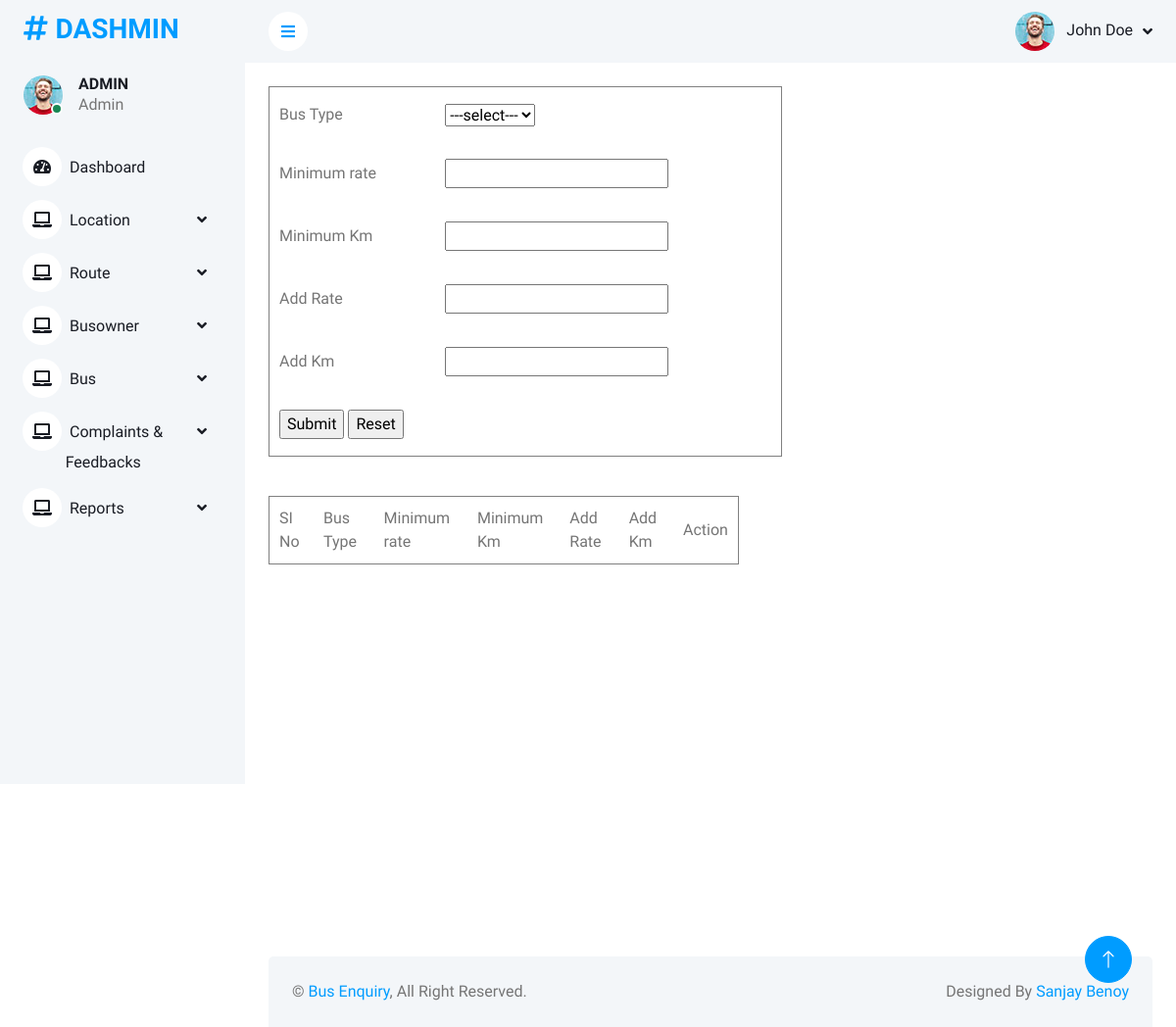
Page /PROJECT/ADMIN/Busrate.php (signed in) on the earlier database version.
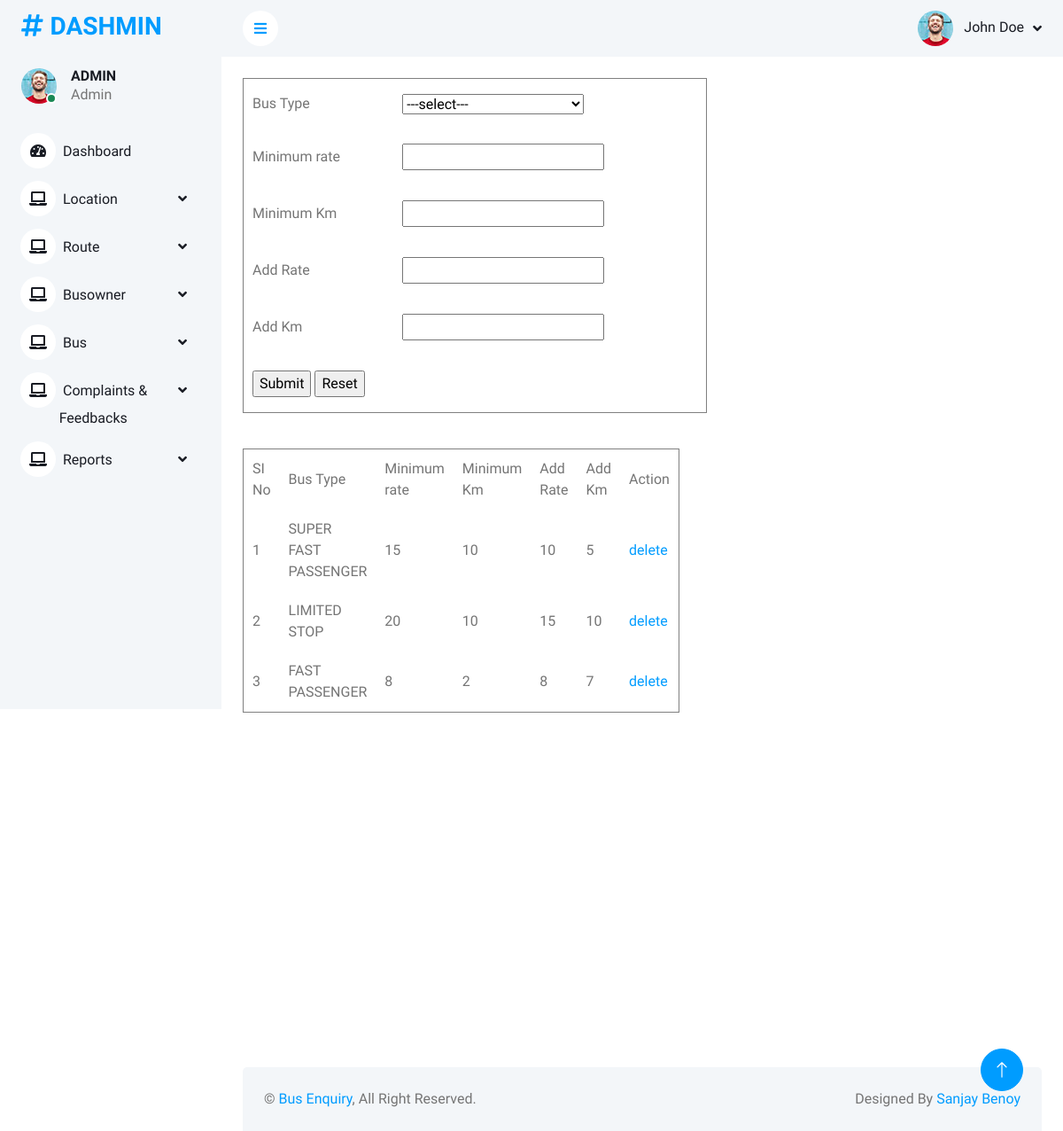
Same page on the later database version.
### tables this page shows
CREATE TABLE `tbl_busrate` (
  `busrate_id` int(11) NOT NULL,
  `bustype_id` int(11) NOT NULL,
  `busrate_minrate` int(11) NOT NULL,
  `busrate_minkm` int(11) NOT NULL,
  `busrate_addrate` int(11) NOT NULL,
  `busrate_addkm` int(11) NOT NULL
);

CREATE TABLE `tbl_bustype` (
  `bustype_id` int(11) NOT NULL,
  `bustype_name` varchar(50) NOT NULL
);

### PROJECT/ADMIN/Busrate.php (the view, shortened to what this page needs)
<!DOCTYPE html PUBLIC "-//W3C//DTD XHTML 1.0 Transitional//EN" "http://www.w3.org/TR/xhtml1/DTD/xhtml1-transitional.dtd">
<html xmlns="http://www.w3.org/1999/xhtml">
<head>
</head>
<?php
include("head.php");
include("../Assets/Connection/Connection.php");
		?>
<body>
<form id="form1" name="form1" method="post" action="">
  <table width="524" height="378" border="1" cellpadding="10">
    <tr>
      <td>Bus Type</td>
       <td><select name="sel_type" id="sel_type">
     <option value="">---select---</option>
      </select></td>
    </tr>
    <tr>
      <td>Minimum rate</td>
      <td><input type="text" name="txt_minrate" id="txt_minrate" /></td>
    </tr>
    <tr>
      <td>Minimum Km</td>
      <td><input type="text" name="txt_minkm" id="txt_minkm" /></td>
    </tr>
    <tr>
      <td>Add Rate</td>
      <td><input type="text" name="txt_addrate" id="txt_addrate" /></td>
    </tr>
    <tr>
      <td>Add Km</td>
      <td><input type="text" name="txt_addkm" id="txt_addkm" /></td>
    </tr>
    <tr>
      <td colspan="2"><input type="submit" name="btn_submit" id="btn_submit" value="Submit" /> <input type="reset" name="btn_reset"
       id="button" value="Reset" /></td>
    </tr>
  </table>
  <p>&nbsp;</p>
  <table width="480" border="1" cellpadding="10">
    <tr>
      <td>SI No</td>
      <td>Bus Type</td>
      <td>Minimum rate</td>
      <td>Minimum Km</td>
      <td>Add Rate</td>
      <td>Add Km</td>
      <td>Action</td>
    </tr>
     <?php
  $selqry="select * from tbl_busrate b inner join tbl_bustype c on b.bustype_id=c.bustype_id";
  $row=$con->query($selqry);
  $i=0;
  while($result=$row->fetch_assoc())
  {
	  $i++;
	  ?>
  <tr>
   <td><?php echo $i;?></td>
   <td><?php echo $result["bustype_name"];?></td>
   <td><?php echo $result["busrate_minrate"];?></td>
   <td><?php echo $result["busrate_minkm"];?></td>
   <td><?php echo $result["busrate_addrate"];?></td>
   <td><?php echo $result["busrate_addkm"];?></td>
   <td><a href="Busrate.php?did=<?php echo $result["busrate_id"]?>">delete</a></td>
  </tr>
  <?php
 }
  ?>
  </table>
  <p>&nbsp;</p>
</form>
</body>
<?php
include("Foot.php");
?>
</html>

### PROJECT/Assets/Connection/connection.php (shortened to what this page needs)
<!DOCTYPE html PUBLIC "-//W3C//DTD XHTML 1.0 Transitional//EN" "http://www.w3.org/TR/xhtml1/DTD/xhtml1-transitional.dtd">
<html xmlns="http://www.w3.org/1999/xhtml">
<head>
</head>
<body>
</body>
</html>

### PROJECT/ADMIN/Head.php (shortened to what this page needs)
<?php
include("../Assets/Connection/Connection.php");
?>
<!DOCTYPE html PUBLIC "-//W3C//DTD XHTML 1.0 Transitional//EN" "http://www.w3.org/TR/xhtml1/DTD/xhtml1-transitional.dtd">
<html xmlns="http://www.w3.org/1999/xhtml">
<head>
    <link href="https://cdnjs.cloudflare.com/ajax/libs/font-awesome/5.10.0/css/all.min.css" rel="stylesheet">
    <link href="https://cdn.jsdelivr.net/npm/bootstrap-icons@1.4.1/font/bootstrap-icons.css" rel="stylesheet">
    <link href="lib/owlcarousel/assets/owl.carousel.min.css" rel="stylesheet">
    <link href="lib/tempusdominus/css/tempusdominus-bootstrap-4.min.css" rel="stylesheet" />
    <link href="css/bootstrap.min.css" rel="stylesheet">
    <link href="css/style.css" rel="stylesheet">
</head>
<body>
 <div class="container-xxl position-relative bg-white d-flex p-0">
        <div class="sidebar pe-4 pb-3">
            <nav class="navbar bg-light navbar-light">
                <a href="index.html" class="navbar-brand mx-4 mb-3">
                    <h3 class="text-primary"><i class="fa fa-hashtag me-2"></i>DASHMIN</h3>
                </a>
                <div class="d-flex align-items-center ms-4 mb-4">
                    <div class="position-relative">
                        <img class="rounded-circle" src="img/user.jpg" alt="" style="width: 40px; height: 40px;">
                        <div class="bg-success rounded-circle border border-2 border-white position-absolute end-0 bottom-0 p-1"></div>
                    </div>
                    <div class="ms-3">
                        <h6 class="mb-0">ADMIN</h6>
                        <span>Admin</span>
                    </div>
                </div>
                <div class="navbar-nav w-100">
                    <a href="AdHomePage.php" class="nav-item nav-link"><i class="fa fa-tachometer-alt me-2"></i>Dashboard</a>
                    <div class="nav-item dropdown">
                        <a href="#" class="nav-link dropdown-toggle" data-bs-toggle="dropdown"><i class="fa fa-laptop me-2"></i>Location</a>
                    </div>
                    <div class="nav-item dropdown">
                        <a href="#" class="nav-link dropdown-toggle" data-bs-toggle="dropdown"><i class="fa fa-laptop me-2"></i>Route</a>
                    </div>
                     <div class="nav-item dropdown">
                        <a href="#" class="nav-link dropdown-toggle" data-bs-toggle="dropdown"><i class="fa fa-laptop me-2"></i>Busowner</a>
                    </div>
                    <div class="nav-item dropdown">
                        <a href="#" class="nav-link dropdown-toggle" data-bs-toggle="dropdown"><i class="fa fa-laptop me-2"></i>Bus</a>
                    </div>
                    <div class="nav-item dropdown">
                        <a href="#" class="nav-link dropdown-toggle" data-bs-toggle="dropdown"><i class="fa fa-laptop me-2"></i>Complaints & <br />&nbsp&nbsp&nbsp&nbsp&nbsp&nbsp&nbsp&nbsp&nbsp&nbsp&nbspFeedbacks</a>
                    </div>
                    <div class="nav-item dropdown">
                        <a href="#" class="nav-link dropdown-toggle" data-bs-toggle="dropdown"><i class="fa fa-laptop me-2"></i>Reports</a>
                    </div>
                </div>
            </nav>
        </div>
        <div class="content">
            <nav class="navbar navbar-expand bg-light navbar-light sticky-top px-4 py-0">
                <a href="#" class="sidebar-toggler flex-shrink-0">
                    <i class="fa fa-bars"></i>
                </a>
                <div class="navbar-nav align-items-center ms-auto">
                    <div class="nav-item dropdown">
                        <a href="#" class="nav-link dropdown-toggle" data-bs-toggle="dropdown">
                            <img class="rounded-circle me-lg-2" src="img/user.jpg" alt="" style="width: 40px; height: 40px;">
                            <span class="d-none d-lg-inline-flex">John Doe</span>
                        </a>
                    </div>
                </div>
            </nav>
            <div class="container-fluid pt-4 px-4" style="z-index:1">
</body>
</html>

### PROJECT/ADMIN/foot.php (shortened to what this page needs)
<!DOCTYPE html PUBLIC "-//W3C//DTD XHTML 1.0 Transitional//EN" "http://www.w3.org/TR/xhtml1/DTD/xhtml1-transitional.dtd">
<html xmlns="http://www.w3.org/1999/xhtml">
<head>
</head>
<body>
            <br /><br /><br /><br /><br /><br /><br /><br /><br /><br /><br /><br /><br /><br />
            <div class="container-fluid pt-4 px-4">
                <div class="bg-light rounded-top p-4">
                    <div class="row">
                        <div class="col-12 col-sm-6 text-center text-sm-start">
                            &copy; <a href="#">Bus Enquiry</a>, All Right Reserved.
                        </div>
                        <div class="col-12 col-sm-6 text-center text-sm-end">
                            Designed By <a href="https://htmlcodex.com">Sanjay Benoy</a>
                        </div>
                    </div>
                </div>
            </div>
        <a href="#" class="btn btn-lg btn-primary btn-lg-square back-to-top"><i class="bi bi-arrow-up"></i></a>
</body>
</html>

### PROJECT/ADMIN/css/style.css (style rules this page uses)
:root { --primary: #009CFF; --light: #F3F6F9; --dark: #191C24; }
.back-to-top { position: fixed; display: none; right: 45px; bottom: 45px; z-index: 99; }
.btn { transition: .5s; }
.btn.btn-primary { color: #FFFFFF; }
.btn-lg-square { width: 48px; height: 48px; }
.btn-square, .btn-sm-square, .btn-lg-square { padding: 0; display: inline-flex; align-items: center; justify-content: center; font-weight: normal; border-radius: 50px; }
.sidebar { position: fixed; top: 0; left: 0; bottom: 0; width: 250px; height: 100vh; overflow-y: auto; background: var(--light); transition: 0.5s; z-index: 999; }
.content { margin-left: 250px; min-height: 100vh; background: #FFFFFF; transition: 0.5s; }
@media (min-width: 992px) { .sidebar { margin-left: 0; } }
@media (min-width: 992px) { .content { width: calc(100% - 250px); } }
.sidebar .navbar .navbar-nav .nav-link { padding: 7px 20px; color: var(--dark); font-weight: 500; border-left: 3px solid var(--light); border-radius: 0 30px 30px 0; outline: none; }
.sidebar .navbar .navbar-nav .nav-link i { width: 40px; height: 40px; display: inline-flex; align-items: center; justify-content: center; background: #FFFFFF; border-radius: 40px; }
.sidebar .navbar .dropdown-toggle::after { position: absolute; top: 15px; right: 15px; border: none; content: "\f107"; font-family: "Font Awesome 5 Free"; font-weight: 900; transition: .5s; }
.content .navbar .navbar-nav .nav-link { margin-left: 25px; padding: 12px 0; color: var(--dark); outline: none; }
.content .navbar .sidebar-toggler, .content .navbar .navbar-nav .nav-link i { width: 40px; height: 40px; display: inline-flex; align-items: center; justify-content: center; background: #FFFFFF; border-radius: 40px; }
.content .navbar .dropdown-toggle::after { margin-left: 6px; vertical-align: middle; border: none; content: "\f107"; font-family: "Font Awesome 5 Free"; font-weight: 900; transition: .5s; }

Differences in the rows shown:
added tbl_busrate: bustype.bustype_name "SUPER FAST PASSENGER", busrate_minrate "15", busrate_minkm "10", busrate_addrate "10", busrate_addkm "5"
added tbl_busrate: bustype.bustype_name "LIMITED STOP", busrate_minrate "20", busrate_minkm "10", busrate_addrate "15", busrate_addkm "10"
added tbl_busrate: bustype.bustype_name "FAST PASSENGER", busrate_minrate "8", busrate_minkm "2", busrate_addrate "8", busrate_addkm "7"
